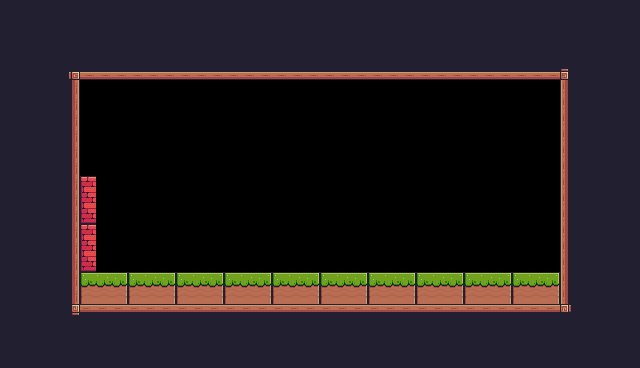

This game map was drawn from its Tiled (.tmx) file and the tilesets committed beside it. A one-line description and the full map source follow:
An orthogonal 40x23 tile map with 16x16 px tiles, 1 tile layer (BackGround) and 1 object (Player).

<map version="1.10" tiledversion="1.11.0" orientation="orthogonal" renderorder="right-down" width="40" height="23" tilewidth="16" tileheight="16" infinite="0" nextlayerid="3" nextobjectid="2">
 <tileset firstgid="1" source="Pixel Adventure.tsx" />
 <layer id="1" name="BackGround" width="40" height="23">
  <data encoding="csv">
24,24,24,24,24,24,24,24,24,24,24,24,24,24,24,24,24,24,24,24,24,24,24,24,24,24,24,24,24,24,24,24,24,24,24,24,24,24,24,24,
24,24,24,24,24,24,24,24,24,24,24,24,24,24,24,24,24,24,24,24,24,24,24,24,24,24,24,24,24,24,24,24,24,24,24,24,24,24,24,24,
24,24,24,24,24,24,24,24,24,24,24,24,24,24,24,24,24,24,24,24,24,24,24,24,24,24,24,24,24,24,24,24,24,24,24,24,24,24,24,24,
24,24,24,24,24,24,24,24,24,24,24,24,24,24,24,24,24,24,24,24,24,24,24,24,24,24,24,24,24,24,24,24,24,24,24,24,24,24,24,24,
24,24,24,24,92,134,134,134,134,134,134,134,134,134,134,134,134,134,134,134,134,134,134,134,134,134,134,134,134,134,134,134,134,134,134,93,24,24,24,24,
24,24,24,24,113,0,0,0,0,0,0,0,0,0,0,0,0,0,0,0,0,0,0,0,0,0,0,0,0,0,0,0,0,0,0,111,24,24,24,24,
24,24,24,24,113,0,0,0,0,0,0,0,0,0,0,0,0,0,0,0,0,0,0,0,0,0,0,0,0,0,0,0,0,0,0,111,24,24,24,24,
24,24,24,112,113,0,0,0,0,0,0,0,0,0,0,0,0,0,0,0,0,0,0,0,0,0,0,0,0,0,0,0,0,0,0,111,24,24,24,24,
24,24,24,112,113,0,0,0,0,0,0,0,0,0,0,0,0,0,0,0,0,0,0,0,0,0,0,0,0,0,0,0,0,0,0,111,24,24,24,24,
24,24,24,112,113,0,0,0,0,0,0,0,0,0,0,0,0,0,0,0,0,0,0,0,0,0,0,0,0,0,0,0,0,0,0,111,24,24,24,24,
24,24,24,24,113,0,0,0,0,0,0,0,0,0,0,0,0,0,0,0,0,0,0,0,0,0,0,0,0,0,0,0,0,0,0,111,24,24,24,24,
24,24,24,24,113,106,0,0,0,0,0,0,0,0,0,0,0,0,0,0,0,0,0,0,0,0,0,0,0,0,0,0,0,0,0,111,24,24,24,24,
24,24,24,24,113,128,0,0,0,0,0,0,0,0,0,0,0,0,0,0,0,0,0,0,0,0,0,0,0,0,0,0,0,0,0,111,24,24,24,24,
24,24,24,24,113,150,0,0,0,0,0,0,0,0,0,0,0,0,0,0,0,0,0,0,0,0,0,0,0,0,0,0,0,0,0,111,24,24,24,24,
24,24,24,24,113,106,0,0,0,0,0,0,0,0,0,0,0,0,0,0,0,0,0,0,0,0,0,0,0,0,0,0,0,0,0,111,24,24,24,24,
24,24,24,24,113,128,0,0,0,0,0,0,0,0,0,0,0,0,0,0,0,0,0,0,0,0,0,0,0,0,0,0,0,0,0,111,24,24,24,24,
24,24,24,24,113,150,0,0,0,0,0,0,0,0,0,0,0,0,0,0,0,0,0,0,0,0,0,0,0,0,0,0,0,0,0,111,24,24,24,24,
24,24,24,24,113,7,8,9,7,8,9,7,8,9,7,8,9,7,8,9,7,8,9,7,8,9,7,8,9,7,8,9,7,8,9,111,24,24,24,24,
24,24,24,24,113,29,30,31,29,30,31,29,30,31,29,30,31,29,30,31,29,30,31,29,30,31,29,30,31,29,30,31,29,30,31,111,24,24,24,24,
24,24,24,24,114,90,90,90,90,90,90,90,90,90,90,90,90,90,90,90,90,90,90,90,90,90,90,90,90,90,90,90,90,90,90,115,24,24,24,24,
24,24,24,24,24,24,24,24,24,24,24,24,24,24,24,24,24,24,24,24,24,24,24,24,24,24,24,24,24,24,24,24,24,24,24,24,24,24,24,24,
24,24,24,24,24,24,24,24,24,24,24,24,24,24,24,24,24,24,24,24,24,24,24,24,24,24,24,24,24,24,24,24,24,24,24,24,24,24,24,24,
24,24,24,24,24,24,24,24,24,24,24,24,24,24,24,24,24,24,24,24,24,24,24,24,24,24,24,24,24,24,24,24,24,24,24,24,24,24,24,24
</data>
 </layer>
 <objectgroup id="2" name="SpawnPoints" offsetx="3.87918" offsety="-31.0334">
  <object id="1" name="Player" type="Player" x="486.504" y="249.094" width="41.3333" height="36" />
 </objectgroup>
</map>
